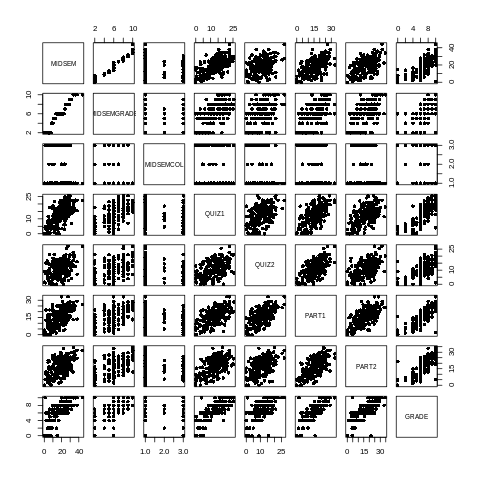

This chart was generated by the following R code:
library(caret)
df <- read.csv("./grade_filtered.csv")
png(file = "svm.png")
plot(df, pch=16)
dev.off()

set.seed(3033)
split <- createDataPartition(y = df$GRADE, p= 0.7, list = FALSE)
train <- df[split,]
test <- df[-split,]

train[["GRADE"]] = factor(train[["GRADE"]])
test[["GRADE"]] = factor(test[["GRADE"]])

trctrl <- trainControl(method = "repeatedcv", number = 10, repeats = 3)
set.seed(3233)

svm_Linear <- train(GRADE ~., data = train, method = "svmLinear",
                    trControl=trctrl,
                    preProcess = c("center", "scale"),
                    tuneLength = 10)
svm_Linear

test_pred <- predict(svm_Linear, newdata = test)

confusionMatrix(test_pred,test$GRADE)

trctrl <- trainControl(method = "repeatedcv", number = 10, repeats = 3)
set.seed(3233)

svm_Linear <- train(GRADE ~., data = train, method = "svmLinear",
                    trControl=trctrl,
                    preProcess = c("center", "scale","pca"),
                    tuneLength = 10)
svm_Linear

test_pred <- predict(svm_Linear, newdata = test)

confusionMatrix(test_pred,test$GRADE)
